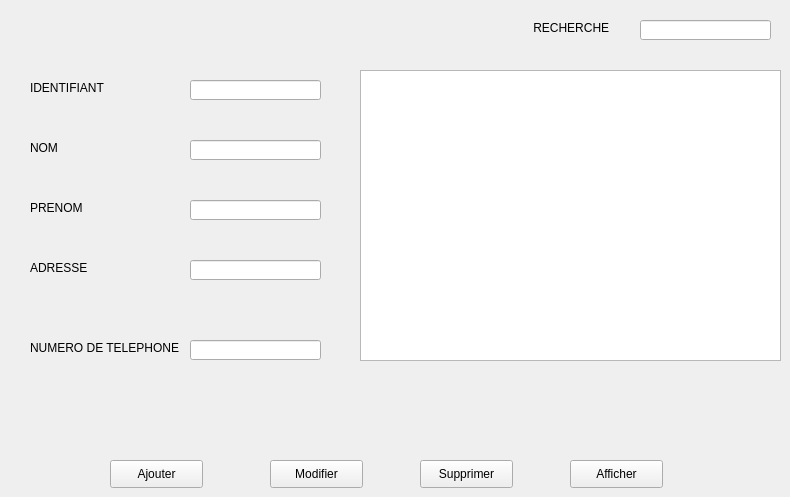
     <widget class="QWidget" name="Interface">
      <attribute name="title">
       <string>Interface</string>
      </attribute>
      <widget class="QLabel" name="label_27">
       <property name="geometry">
        <rect>
         <x>30</x>
         <y>80</y>
         <width>131</width>
         <height>16</height>
        </rect>
       </property>
       <property name="text">
        <string>IDENTIFIANT</string>
       </property>
      </widget>
      <widget class="QLabel" name="label_28">
       <property name="geometry">
        <rect>
         <x>30</x>
         <y>140</y>
         <width>131</width>
         <height>16</height>
        </rect>
       </property>
       <property name="text">
        <string>NOM</string>
       </property>
      </widget>
      <widget class="QLabel" name="label_29">
       <property name="geometry">
        <rect>
         <x>30</x>
         <y>200</y>
         <width>131</width>
         <height>16</height>
        </rect>
       </property>
       <property name="text">
        <string>PRENOM</string>
       </property>
      </widget>
      <widget class="QLabel" name="label_30">
       <property name="geometry">
        <rect>
         <x>30</x>
         <y>260</y>
         <width>131</width>
         <height>16</height>
        </rect>
       </property>
       <property name="text">
        <string>ADRESSE</string>
       </property>
      </widget>
      <widget class="QLabel" name="label_31">
       <property name="geometry">
        <rect>
         <x>30</x>
         <y>340</y>
         <width>151</width>
         <height>16</height>
        </rect>
       </property>
       <property name="text">
        <string>NUMERO DE TELEPHONE</string>
       </property>
      </widget>
      <widget class="QPushButton" name="pushButton_ajouter">
       <property name="geometry">
        <rect>
         <x>110</x>
         <y>460</y>
         <width>93</width>
         <height>28</height>
        </rect>
       </property>
       <property name="text">
        <string>Ajouter</string>
       </property>
      </widget>
      <widget class="QPushButton" name="pushButton_supprimer">
       <property name="geometry">
        <rect>
         <x>420</x>
         <y>460</y>
         <width>93</width>
         <height>28</height>
        </rect>
       </property>
       <property name="text">
        <string>Supprimer</string>
       </property>
      </widget>
      <widget class="QPushButton" name="pushButton_afficher">
       <property name="geometry">
        <rect>
         <x>570</x>
         <y>460</y>
         <width>93</width>
         <height>28</height>
        </rect>
       </property>
       <property name="text">
        <string>Afficher</string>
       </property>
      </widget>
      <widget class="QLineEdit" name="lineEdit_id">
       <property name="geometry">
        <rect>
         <x>190</x>
         <y>80</y>
         <width>131</width>
         <height>20</height>
        </rect>
       </property>
       <property name="text">
        <string/>
       </property>
      </widget>
      <widget class="QLineEdit" name="lineEdit_nom">
       <property name="geometry">
        <rect>
         <x>190</x>
         <y>140</y>
         <width>131</width>
         <height>20</height>
        </rect>
       </property>
       <property name="text">
        <string/>
       </property>
       <property name="maxLength">
        <number>20</number>
       </property>
      </widget>
      <widget class="QLineEdit" name="lineEdit_prenom">
       <property name="geometry">
        <rect>
         <x>190</x>
         <y>200</y>
         <width>131</width>
         <height>20</height>
        </rect>
       </property>
       <property name="text">
        <string/>
       </property>
      </widget>
      <widget class="QLineEdit" name="lineEdit_adresse">
       <property name="geometry">
        <rect>
         <x>190</x>
         <y>260</y>
         <width>131</width>
         <height>20</height>
        </rect>
       </property>
       <property name="text">
        <string/>
       </property>
      </widget>
      <widget class="QLineEdit" name="lineEdit_num">
       <property name="geometry">
        <rect>
         <x>190</x>
         <y>340</y>
         <width>131</width>
         <height>20</height>
        </rect>
       </property>
       <property name="text">
        <string/>
       </property>
      </widget>
      <widget class="QPushButton" name="pushButton_modifer">
       <property name="geometry">
        <rect>
         <x>270</x>
         <y>460</y>
         <width>93</width>
         <height>28</height>
        </rect>
       </property>
       <property name="text">
        <string>Modifier</string>
       </property>
      </widget>
      <widget class="QTableView" name="tableView_interface">
       <property name="geometry">
        <rect>
         <x>360</x>
         <y>70</y>
         <width>421</width>
         <height>291</height>
        </rect>
       </property>
      </widget>
      <widget class="QLabel" name="label_32">
       <property name="geometry">
        <rect>
         <x>490</x>
         <y>20</y>
         <width>121</width>
         <height>16</height>
        </rect>
       </property>
       <property name="text">
        <string>             RECHERCHE</string>
       </property>
      </widget>
      <widget class="QLineEdit" name="lineEdit_recherche">
       <property name="geometry">
        <rect>
         <x>640</x>
         <y>20</y>
         <width>131</width>
         <height>20</height>
        </rect>
       </property>
       <property name="text">
        <string/>
       </property>
      </widget>
      <zorder>label_27</zorder>
      <zorder>label_28</zorder>
      <zorder>label_29</zorder>
      <zorder>label_30</zorder>
      <zorder>label_31</zorder>
      <zorder>label_32</zorder>
      <zorder>pushButton_afficher</zorder>
      <zorder>pushButton_ajouter</zorder>
      <zorder>pushButton_supprimer</zorder>
      <zorder>lineEdit_id</zorder>
      <zorder>lineEdit_nom</zorder>
      <zorder>lineEdit_prenom</zorder>
      <zorder>lineEdit_adresse</zorder>
      <zorder>lineEdit_num</zorder>
      <zorder>pushButton_modifer</zorder>
      <zorder>tableView_interface</zorder>
      <zorder>lineEdit_recherche</zorder>
     </widget>
